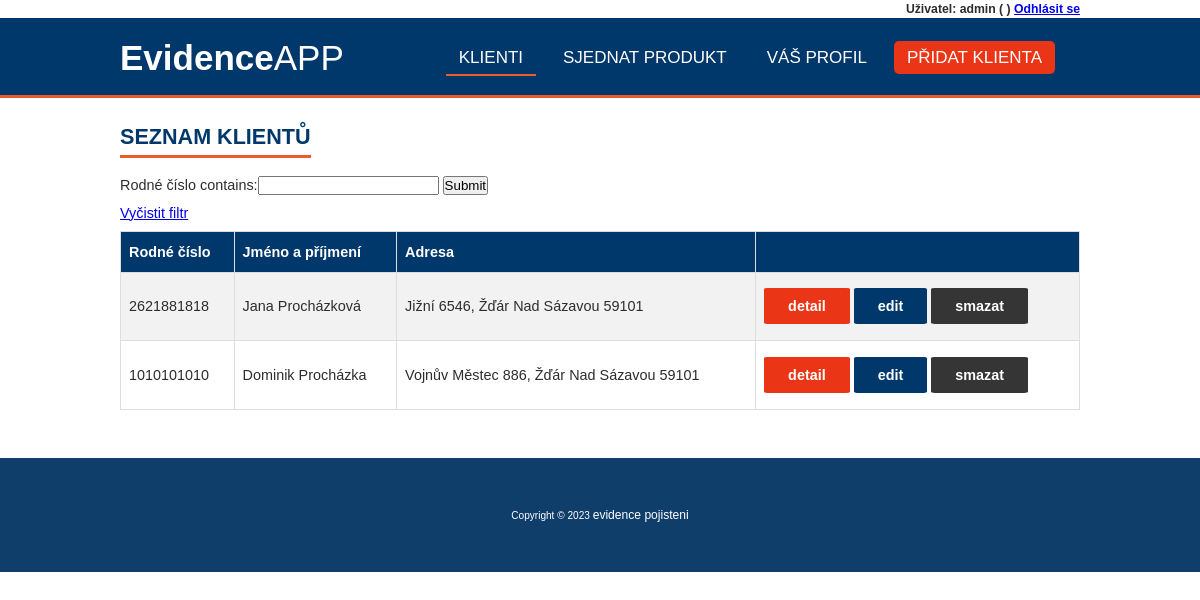
The app's page / (signed in), older data.
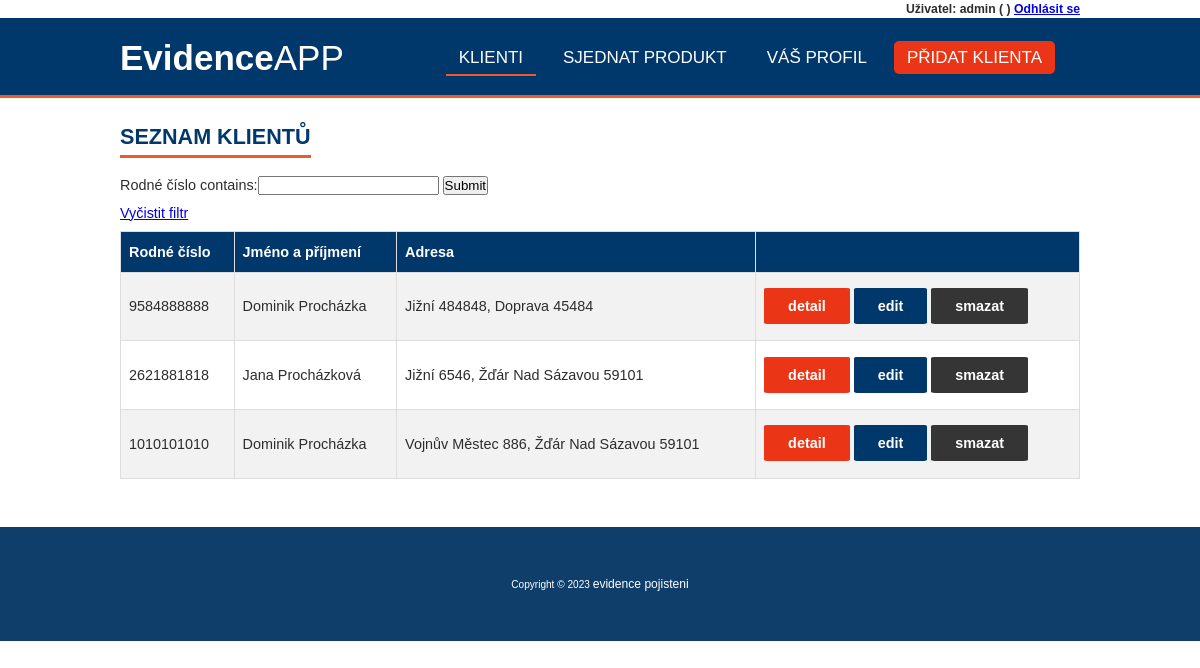
The same page, newer data.
### evidence_pojisteni/models.py (models this page shows, shortened)
class Klient(models.Model):
    user = models.OneToOneField(User, null=True, on_delete=models.CASCADE)
    jmeno = models.CharField(max_length=200, null=True, verbose_name='Jméno')
    prijmeni = models.CharField(max_length=180, null=True, verbose_name='Příjmení')
    rodne_cislo = models.CharField(max_length=10, validators=[rodne_cislo], null=True, unique=True, verbose_name='Rodné číslo')
    ulice = models.CharField(max_length=180, null=True, verbose_name='Ulice')
    cislo_popisne = models.CharField(max_length=15, null=True, verbose_name='Číslo popisné')
    psc = models.CharField(max_length=5, validators=[psc], null=True, verbose_name='PSČ')
    mesto = models.CharField(max_length=120, null=True, verbose_name='Město')
    e_mail = models.EmailField(max_length=120, null=True, unique=True, verbose_name='E-mail')
    telefon = models.CharField(max_length=9,validators=[telefon], null=True, unique=True, verbose_name='Telefon')
    date_created = models.DateTimeField(auto_now_add=True, null=True, verbose_name='Datum registrace')
    class Meta:
            verbose_name="Klient"
            verbose_name_plural="Klienti"

### evidence_pojisteni/decorators.py (the view)
    def wrapper_function(request, *args, **kwargs):
        group = None
        if request.user.groups.exists():
            group = request.user.groups.all()[0].name
        if group == 'klient':
            return redirect('user_page')
        if group == 'admin':
            return view_func(request, *args, **kwargs)

### evidence_pojisteni/views.py (called while the page is built)
@login_required(login_url='login')
@admin_only
def index(request):
    klienti = Klient.objects.all().order_by("-id")
    produkty = Produkty.objects.all().order_by("-id")
    klientFilter = KlientFilter(request.GET, queryset=klienti)
    klienti = klientFilter.qs
    context = {'klienti':klienti, 'produkty':produkty, 'klientFilter':klientFilter}
    return render(request, 'evidence_pojisteni/index.html', context)

### evidence_pojisteni/templates/evidence_pojisteni/index.html
{% extends "base.html" %}
{% block content %}
<h2>Seznam klientů</h2>
    <form method="get">
        {{klientFilter.form}}
        <input type="submit">
    </form>
    <p><a href="{% url 'home' %}">Vyčistit filtr</a></p>
    <table id="klienti">
        <tr>
            <th>Rodné číslo</th>
            <th>Jméno a příjmení</th>
            <th>Adresa</th>
            <th></th>
        </tr>
        {% for klient in klienti %}
        <tr>
            <td>{{ klient.rodne_cislo }}</td>
            <td>{{ klient.jmeno }} {{ klient.prijmeni }}</a></td>
            <td>{{ klient.ulice}} {{klient.cislo_popisne}}, {{ klient.mesto }}  {{ klient.psc }}</td>
            <td>
                <a class="tlacitko tlacitko2" href="{% url 'klient' klient.id %}">detail</a>
                <a class="tlacitko tlacitko1" href="{% url 'update_klient' klient.id %}">edit</a>
                <a class="tlacitko tlacitko3" href="{% url 'delete_klient' klient.id %}">smazat</a>
            </td>
        </tr>
        {% endfor %}
    </table>
{% endblock %}

Row changes from the older to the newer data that the page shows:
added Klient: rodne_cislo "9584888888", jmeno "Dominik", prijmeni "Procházka", ulice "Jižní", cislo_popisne "484848", mesto "Doprava", psc "45484"
